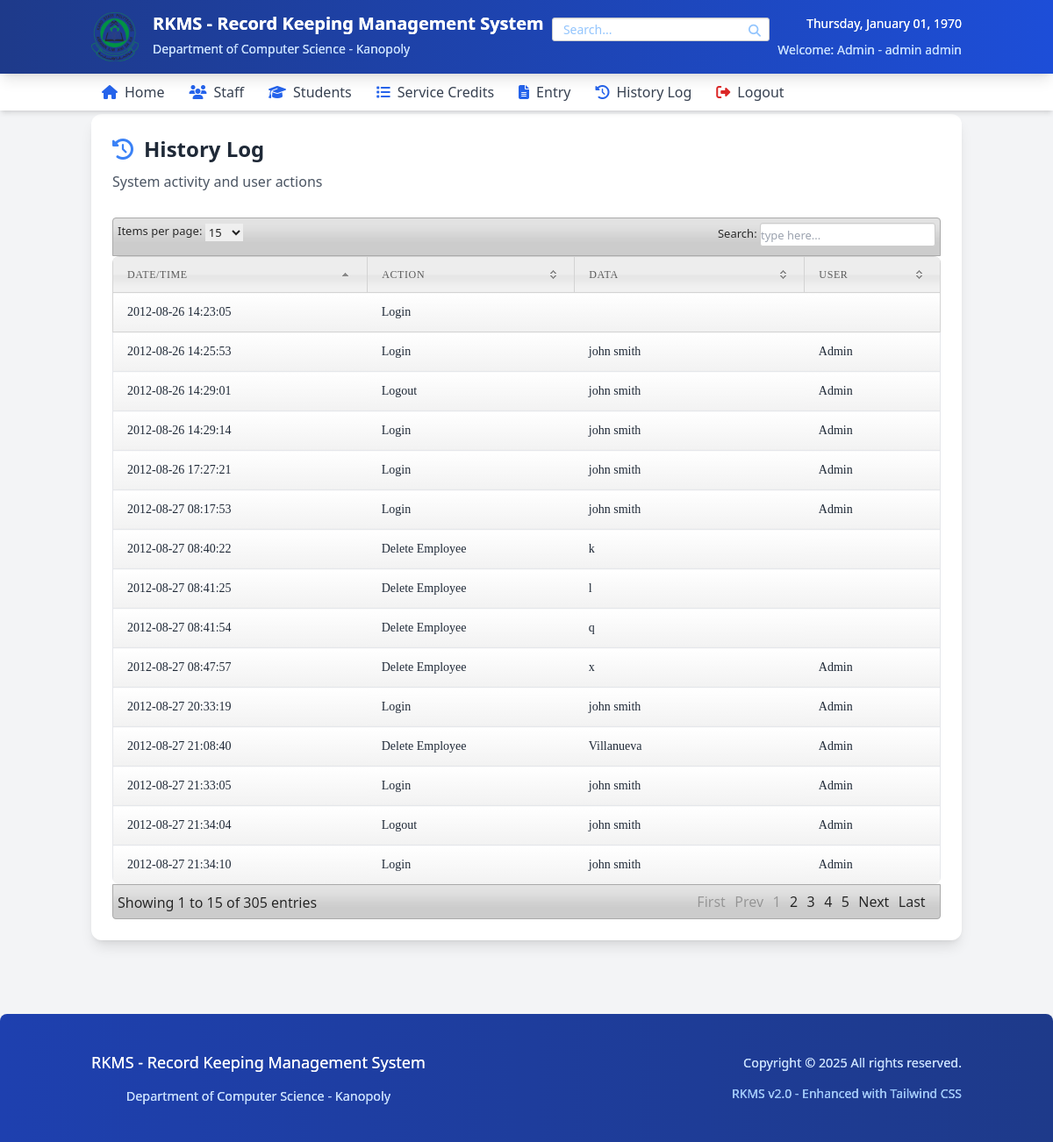
The app's page /tailwind_history_log.php (signed in) with its own data.
### tables this page shows
CREATE TABLE `user` (
  `User_id` int(11) NOT NULL,
  `UserName` varchar(50) NOT NULL,
  `Password` varchar(50) NOT NULL,
  `FirstName` varchar(50) NOT NULL,
  `LastName` varchar(50) NOT NULL,
  `User_Type` varchar(50) NOT NULL
);

CREATE TABLE `history` (
  `history_id` int(11) NOT NULL,
  `date` varchar(50) NOT NULL,
  `action` varchar(50) NOT NULL,
  `user` varchar(100) NOT NULL,
  `data` varchar(50) NOT NULL
);

### tailwind_history_log.php (the view, shortened to what this page needs)
<?php
include('dbcon.php');
include('tailwind_header.php');
?>
<body class="bg-gray-100 m-0 p-0">
    <?php include('tailwind_nav.php'); ?>
    <div class="container mx-auto px-4 py-1">
        <div class="bg-white rounded-xl shadow-lg p-6 mb-8">
            <div class="flex flex-col md:flex-row md:items-center md:justify-between mb-6">
                <div>
                    <h1 class="text-2xl font-bold text-gray-800 flex items-center">
                        <i class="fas fa-history text-blue-500 mr-3"></i> History Log
                    </h1>
                    <p class="text-gray-600 mt-1">System activity and user actions</p>
                </div>
            </div>
            <div class="overflow-x-auto">
                <table class="min-w-full bg-white rounded-lg overflow-hidden" id="log">
                    <thead class="bg-gray-100">
                        <tr>
                            <th class="py-3 px-4 text-left text-xs font-medium text-gray-500 uppercase tracking-wider">Date/Time</th>
                            <th class="py-3 px-4 text-left text-xs font-medium text-gray-500 uppercase tracking-wider">Action</th>
                            <th class="py-3 px-4 text-left text-xs font-medium text-gray-500 uppercase tracking-wider">Data</th>
                            <th class="py-3 px-4 text-left text-xs font-medium text-gray-500 uppercase tracking-wider">User</th>
                        </tr>
                    </thead>
                    <tbody class="divide-y divide-gray-200">
                        <?php
                        $history_query = mysqli_query($conn,"select * from history");
                        while($row = mysqli_fetch_array($history_query)){
                        ?>
                        <tr class="hover:bg-gray-50">
                            <td class="py-3 px-4 text-sm text-gray-800"><?php echo $row['date']; ?></td>
                            <td class="py-3 px-4 text-sm text-gray-800"><?php echo $row['action']; ?></td>
                            <td class="py-3 px-4 text-sm text-gray-800"><?php echo $row['data']; ?></td>
                            <td class="py-3 px-4 text-sm text-gray-800"><?php echo $row['user']; ?></td>
                        </tr>
                        <?php }?>
                    </tbody>
                </table>
            </div>
        </div>
    </div>
    <?php include('footer.php');?>
</body>
</html>

### tailwind_nav.php (shortened to what this page needs)
<header class="bg-gradient-to-r from-blue-900 to-blue-700 text-white shadow-lg sticky top-0 z-50">
    <div class="container mx-auto px-4">
        <div class="flex flex-col md:flex-row justify-between items-center py-3">
            <div class="flex items-center space-x-4 mb-3 md:mb-0">
                <img src="img/logo.png" alt="Logo" class="h-14 w-auto">
                <div>
                    <h1 class="text-lg md:text-xl font-bold">RKMS - Record Keeping Management System</h1>
                    <p class="text-xs md:text-sm text-blue-200">Department of Computer Science - Kanopoly</p>
                </div>
            </div>
            <div class="w-full md:w-1/4 mb-3 md:mb-0 order-last md:order-none">
                <form method="POST" action="search.php" class="relative">
                    <input
                        type="text"
                        name="search"
                        placeholder="Search..."
                        class="w-full px-3 py-1.5 rounded-full bg-blue-800 text-white placeholder-blue-300 focus:outline-none focus:ring-2 focus:ring-blue-500 text-sm"
                    >
                    <button type="submit" class="absolute right-2.5 top-1.5 text-blue-300 text-sm">
                        <i class="fas fa-search text-blue-300"></i>
                    </button>
                </form>
            </div>
            <div class="text-right order-first md:order-last mb-2 md:mb-0">
                <div class="text-xs md:text-sm">
                    <?php
                        $Today=date('y:m:d');
                        $new=date('l, F d, Y',strtotime($Today));
                        echo '<p class="font-medium">' . $new . '</p>';
                    ?>
                    <?php
                        if(isset($_SESSION['id'])) {
                            $id_session = $_SESSION['id'];
                            $user_query=mysqli_query($conn,"select * from user where User_id='$id_session'")or die(mysqli_error($conn));
                            $row=mysqli_fetch_array($user_query);
                            echo '<p class="text-blue-200">Welcome: '. $row['User_Type'] . ' - ' . $row['FirstName'] . ' ' . $row['LastName'] . '</p>';
                        }
                    ?>
                </div>
            </div>
        </div>
    </div>
</header>
<nav class="bg-white shadow-md sticky top-14 z-40">
    <div class="container mx-auto px-4">
        <ul class="flex flex-wrap justify-center md:justify-start space-x-1 md:space-x-1 py-1 overflow-x-auto">
            <li class="mb-1 md:mb-0">
                <a href="home.php" class="flex items-center px-3 py-2 rounded-lg text-gray-700 hover:bg-blue-100 hover:text-blue-700 transition-colors duration-200 whitespace-nowrap">
                    <i class="fas fa-home text-blue-600 mr-2"></i> Home
                </a>
            </li>
            <li class="mb-1 md:mb-0">
                <a href="emp_profiles.php" class="flex items-center px-3 py-2 rounded-lg text-gray-700 hover:bg-blue-100 hover:text-blue-700 transition-colors duration-200 whitespace-nowrap">
                    <i class="fas fa-users text-blue-600 mr-2"></i> Staff
                </a>
            </li>
            <li class="mb-1 md:mb-0">
                <a href="student_profiles.php" class="flex items-center px-3 py-2 rounded-lg text-gray-700 hover:bg-blue-100 hover:text-blue-700 transition-colors duration-200 whitespace-nowrap">
                    <i class="fas fa-graduation-cap text-blue-600 mr-2"></i> Students
                </a>
            </li>
            <li class="mb-1 md:mb-0">
                <a href="leave_record.php" class="flex items-center px-3 py-2 rounded-lg text-gray-700 hover:bg-blue-100 hover:text-blue-700 transition-colors duration-200 whitespace-nowrap">
                    <i class="fas fa-list text-blue-600 mr-2"></i> Service Credits
                </a>
            </li>
            <li class="mb-1 md:mb-0">
                <a href="entry.php" class="flex items-center px-3 py-2 rounded-lg text-gray-700 hover:bg-blue-100 hover:text-blue-700 transition-colors duration-200 whitespace-nowrap">
                    <i class="fas fa-file-alt text-blue-600 mr-2"></i> Entry
                </a>
            </li>
            <li class="mb-1 md:mb-0">
                <a href="history_log.php" class="flex items-center px-3 py-2 rounded-lg text-gray-700 hover:bg-blue-100 hover:text-blue-700 transition-colors duration-200 whitespace-nowrap">
                    <i class="fas fa-history text-blue-600 mr-2"></i> History Log
                </a>
            </li>
            <li class="mb-1 md:mb-0">
                <a id="logout" data-toggle="modal" href="#myModal" class="flex items-center px-3 py-2 rounded-lg text-gray-700 hover:bg-blue-100 hover:text-blue-700 transition-colors duration-200 whitespace-nowrap">
                    <i class="fas fa-sign-out-alt text-red-600 mr-2"></i> Logout
                </a>
            </li>
        </ul>
    </div>
</nav>

### css/style.css (style rules this page uses)
* { margin:0; padding:0; }
body { font-family:"Trebuchet MS", "Myriad Pro", Arial, sans-serif; font-size:14px; background: #fff url(../img/bg.png) repeat top left; color:#333; text-shadow:0px 0px 0px #fff;; }
body { padding-top: 20px; }
h1 { font-size:45px; }
a { color:#777; }
p { padding:5px 0px; }

### css/clean-modern-style.css (style rules this page uses)
:root { --primary: #2c3e50; --primary-dark: #1a2530; --secondary: #3498db; --secondary-dark: #2980b9; --success: #27ae60; --warning: #f39c12; --danger: #e74c3c; --light: #f8f9fa; --dark: #343a40; --gray: #6c757d; --light-gray: #e9ecef; --border: #dee2e6; --shadow: 0 0.125rem 0.25rem rgba(0, 0, 0, 0.075); --shadow-lg: 0 0.5rem 1rem rgba(0, 0, 0, 0.15); }
body { padding-top: 1rem; }

### css/modern-styles.css (style rules this page uses)
:root { --primary: #2c3e50; --primary-light: #34495e; --primary-dark: #1a2530; --secondary: #3498db; --secondary-dark: #2980b9; --success: #27ae60; --warning: #f39c12; --danger: #e74c3c; --info: #17a2b8; --light: #f8f9fa; --dark: #343a40; --gray: #6c757d; --light-gray: #e9ecef; --border: #dee2e6; --shadow: 0 0.125rem 0.25rem rgba(0, 0, 0, 0.075); --shadow-md: 0 0.25rem 0.5rem rgba(0, 0, 0, 0.1); --shadow-lg: 0 0.5rem 1rem rgba(0, 0, 0, 0.15); --border-radius: 0.5rem; --transition: all 0.3s ease; }
* { margin: 0; padding: 0; box-sizing: border-box; }
html { scroll-behavior: smooth; }
body { font-family: 'Segoe UI', Tahoma, Geneva, Verdana, sans-serif; font-size: 1rem; line-height: 1.6; color: var(--dark); background: #f5f7fa; padding-top: 100px; }
.text-left { text-align: left; }
.text-right { text-align: right; }
.mb-1 { margin-bottom: 0.25rem; }
.mb-2 { margin-bottom: 0.5rem; }
.mb-3 { margin-bottom: 1rem; }
.mt-1 { margin-top: 0.25rem; }
.mr-2 { margin-right: 0.5rem; }
.mr-3 { margin-right: 1rem; }

### css/datatable/demo_table_jui.css (style rules this page uses)
tr.odd { background-color: #fafafa; background-image: -moz-linear-gradient(top, #ffffff, #f2f2f2); background-image: -webkit-gradient(linear, 0 0, 0 100%, from(#ffffff), to(#f2f2f2)); background-image: -webkit-linear-gradient(top, #ffffff, #f2f2f2); background-image: -o-linear-gradient(top, #ffffff, #f2f2f2); background-image: linear-gradient(to bottom, #ffffff, #f2f2f2); background-repeat: repeat-x; border: 1px solid #d4d4d4; -webkit-border-radius: 4px; -moz-border-radius: 4px; border-radius: 4px; filter: progid:dximagetransform.microsoft.gradient(startColorstr='#ffffffff', endColorstr='#fff2f2f2', GradientType=0); -webkit-box-shadow: 0 1px 4px rgba(0, 0, 0, 0.065); -moz-box-shadow: 0 1px 4px rgba(0, 0, 0, 0.065); box-shadow: 0 1px 4px rgba(0, 0, 0, 0.065); }
tr.even { background-color: #fafafa; background-image: -moz-linear-gradient(top, #ffffff, #f2f2f2); background-image: -webkit-gradient(linear, 0 0, 0 100%, from(#ffffff), to(#f2f2f2)); background-image: -webkit-linear-gradient(top, #ffffff, #f2f2f2); background-image: -o-linear-gradient(top, #ffffff, #f2f2f2); background-image: linear-gradient(to bottom, #ffffff, #f2f2f2); background-repeat: repeat-x; border: 1px solid #d4d4d4; -webkit-border-radius: 4px; -moz-border-radius: 4px; border-radius: 4px; filter: progid:dximagetransform.microsoft.gradient(startColorstr='#ffffffff', endColorstr='#fff2f2f2', GradientType=0); -webkit-box-shadow: 0 1px 4px rgba(0, 0, 0, 0.065); -moz-box-shadow: 0 1px 4px rgba(0, 0, 0, 0.065); box-shadow: 0 1px 4px rgba(0, 0, 0, 0.065); }
tr.odd td.sorting_1 { background-color: f5f5f5; }
tr.even td.sorting_1 { background-color: f5f5f5; }

### tailwind_header.php (style rules this page uses)
body, html { margin: 0; padding: 0; }

### records on screen
user: User_Type "Admin", FirstName "admin", LastName "admin"
history: date "2012-08-26 14:23:05", action "Login"
history: date "2012-08-26 14:25:53", action "Login", data "john smith", user "Admin"
history: date "2012-08-26 14:29:01", action "Logout", data "john smith", user "Admin"
history: date "2012-08-26 14:29:14", action "Login", data "john smith", user "Admin"
history: date "2012-08-26 17:27:21", action "Login", data "john smith", user "Admin"
history: date "2012-08-27 08:17:53", action "Login", data "john smith", user "Admin"
history: date "2012-08-27 08:40:22", action "Delete Employee", data "k"
history: date "2012-08-27 08:41:25", action "Delete Employee", data "l"
history: date "2012-08-27 08:41:54", action "Delete Employee", data "q"
history: date "2012-08-27 08:47:57", action "Delete Employee", data "x", user "Admin"
history: date "2012-08-27 20:33:19", action "Login", data "john smith", user "Admin"
history: date "2012-08-27 21:08:40", action "Delete Employee", data "Villanueva", user "Admin"
history: date "2012-08-27 21:33:05", action "Login", data "john smith", user "Admin"
history: date "2012-08-27 21:34:04", action "Logout", data "john smith", user "Admin"
history: date "2012-08-27 21:34:10", action "Login", data "john smith", user "Admin"
